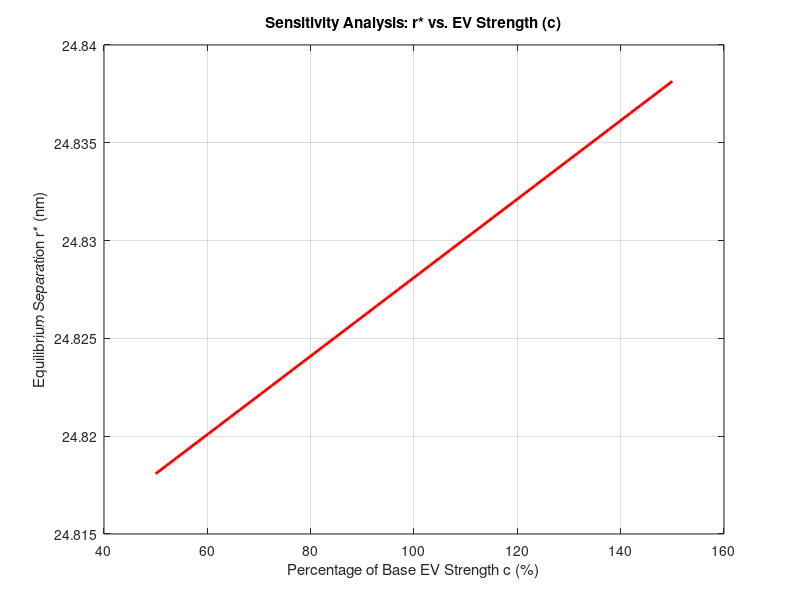

The MATLAB script that drew this image:
% Base Parameters
alpha_base = 0.2176; 
c_base = 8.305e-5;    % Base Force Strength
R0 = 1700;
a = 3.268e-5;
r_core = 25; 
khc = 0.1;           % Stiff hard-core spring

% Sensitivity range: 50% to 150% of base Force Strength (c)
variations_c = linspace(0.5, 1.5, 50); 
r_equil_c = zeros(size(variations_c));

for i = 1:length(variations_c)
    % Vary c (Excluded Volume Strength)
    c_current = c_base * variations_c(i);
    
    % Total Force function: FWLC - FEV - FHC
    F_tot = @(r) (alpha_base * (-1 + 1./(1 - r/R0).^2 + 4*r/R0)) ... % WLC [cite: 340]
                 - (c_current * r .* exp(-a * r.^2)) ...           % EV [cite: 343]
                 - (max(0, khc * (r_core - r)));                   % Hard Core [cite: 352]
             
    % Find equilibrium r*
    r_equil_c(i) = fzero(F_tot, [5, 60]); 
end

% Plotting Sensitivity for c
figure;
plot(variations_c * 100, r_equil_c, 'r', 'LineWidth', 2);
xlabel('Percentage of Base EV Strength c (%)');
ylabel('Equilibrium Separation r* (nm)');
title('Sensitivity Analysis: r* vs. EV Strength (c)');
grid on;
